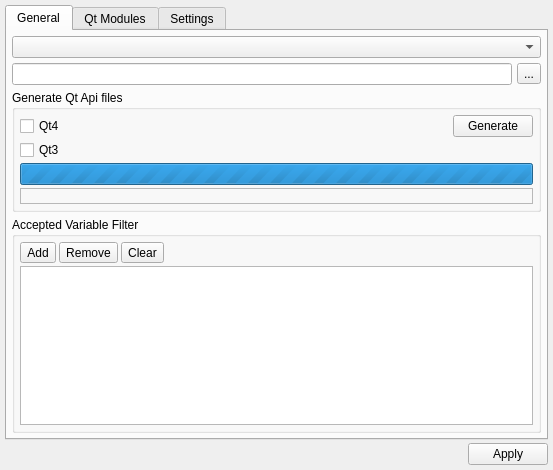
<ui version="4.0" >
 <class>UISettingsQMake</class>
 <widget class="QWidget" name="UISettingsQMake" >
  <property name="geometry" >
   <rect>
    <x>0</x>
    <y>0</y>
    <width>553</width>
    <height>470</height>
   </rect>
  </property>
  <property name="windowTitle" >
   <string>Settings...</string>
  </property>
  <layout class="QVBoxLayout" >
   <property name="margin" >
    <number>5</number>
   </property>
   <property name="spacing" >
    <number>3</number>
   </property>
   <item>
    <widget class="QTabWidget" name="twQMake" >
     <widget class="QWidget" name="wGeneral" >
      <attribute name="title" >
       <string>General</string>
      </attribute>
      <layout class="QGridLayout" >
       <property name="margin" >
        <number>5</number>
       </property>
       <property name="spacing" >
        <number>5</number>
       </property>
       <item row="3" column="0" colspan="2" >
        <widget class="QGroupBox" name="gbFilter" >
         <property name="title" >
          <string>Accepted Variable Filter</string>
         </property>
         <layout class="QGridLayout" >
          <property name="margin" >
           <number>5</number>
          </property>
          <property name="spacing" >
           <number>3</number>
          </property>
          <item row="0" column="0" >
           <widget class="QToolButton" name="tbAddFilter" >
            <property name="text" >
             <string>Add</string>
            </property>
            <property name="icon" >
             <iconset resource="../../../../../monkey/src/resources/resources.qrc" >:/Icons/Icons/editadd.png</iconset>
            </property>
           </widget>
          </item>
          <item row="1" column="0" colspan="4" >
           <widget class="QListWidget" name="lwFilters" >
            <property name="sizePolicy" >
             <sizepolicy>
              <hsizetype>13</hsizetype>
              <vsizetype>7</vsizetype>
              <horstretch>0</horstretch>
              <verstretch>0</verstretch>
             </sizepolicy>
            </property>
            <property name="editTriggers" >
             <set>QAbstractItemView::CurrentChanged|QAbstractItemView::NoEditTriggers|QAbstractItemView::SelectedClicked</set>
            </property>
           </widget>
          </item>
          <item row="0" column="1" >
           <widget class="QToolButton" name="tbRemoveFilter" >
            <property name="text" >
             <string>Remove</string>
            </property>
            <property name="icon" >
             <iconset resource="../../../../../monkey/src/resources/resources.qrc" >:/Icons/Icons/editremove.png</iconset>
            </property>
           </widget>
          </item>
          <item row="0" column="2" >
           <widget class="QToolButton" name="tbClearFilters" >
            <property name="text" >
             <string>Clear</string>
            </property>
            <property name="icon" >
             <iconset resource="../../../../../monkey/src/resources/resources.qrc" >:/Icons/Icons/editclear.png</iconset>
            </property>
           </widget>
          </item>
          <item row="0" column="3" >
           <spacer>
            <property name="orientation" >
             <enum>Qt::Horizontal</enum>
            </property>
            <property name="sizeHint" >
             <size>
              <width>40</width>
              <height>20</height>
             </size>
            </property>
           </spacer>
          </item>
         </layout>
        </widget>
       </item>
       <item row="0" column="0" colspan="2" >
        <widget class="QComboBox" name="cbKeywords" />
       </item>
       <item row="1" column="0" >
        <widget class="QLineEdit" name="lePath" >
         <property name="toolTip" >
          <string>Enter the path or file path of the current keywords</string>
         </property>
        </widget>
       </item>
       <item row="1" column="1" >
        <widget class="QToolButton" name="tbBrowse" >
         <property name="cursor" >
          <cursor>13</cursor>
         </property>
         <property name="toolTip" >
          <string>Locate path or file</string>
         </property>
         <property name="text" >
          <string>...</string>
         </property>
         <property name="icon" >
          <iconset resource="../../../../../monkey/src/resources/resources.qrc" >:/Icons/Icons/fileopen.png</iconset>
         </property>
        </widget>
       </item>
       <item row="2" column="0" colspan="2" >
        <widget class="QGroupBox" name="gbApi" >
         <property name="title" >
          <string>Generate Qt Api files</string>
         </property>
         <layout class="QGridLayout" >
          <property name="margin" >
           <number>5</number>
          </property>
          <property name="spacing" >
           <number>3</number>
          </property>
          <item row="0" column="0" >
           <widget class="QCheckBox" name="cbQt4" >
            <property name="sizePolicy" >
             <sizepolicy>
              <hsizetype>7</hsizetype>
              <vsizetype>0</vsizetype>
              <horstretch>0</horstretch>
              <verstretch>0</verstretch>
             </sizepolicy>
            </property>
            <property name="text" >
             <string>Qt4</string>
            </property>
           </widget>
          </item>
          <item row="2" column="0" colspan="2" >
           <widget class="QProgressBar" name="pbProgress" >
            <property name="maximum" >
             <number>0</number>
            </property>
            <property name="orientation" >
             <enum>Qt::Horizontal</enum>
            </property>
           </widget>
          </item>
          <item row="1" column="0" >
           <widget class="QCheckBox" name="cbQt3" >
            <property name="sizePolicy" >
             <sizepolicy>
              <hsizetype>7</hsizetype>
              <vsizetype>0</vsizetype>
              <horstretch>0</horstretch>
              <verstretch>0</verstretch>
             </sizepolicy>
            </property>
            <property name="text" >
             <string>Qt3</string>
            </property>
           </widget>
          </item>
          <item row="0" column="1" >
           <widget class="QPushButton" name="pbGenerate" >
            <property name="text" >
             <string>Generate</string>
            </property>
           </widget>
          </item>
          <item row="3" column="0" colspan="2" >
           <widget class="QLabel" name="lInformations" >
            <property name="frameShape" >
             <enum>QFrame::StyledPanel</enum>
            </property>
           </widget>
          </item>
         </layout>
        </widget>
       </item>
      </layout>
     </widget>
     <widget class="QWidget" name="wQtModules" >
      <attribute name="title" >
       <string>Qt Modules</string>
      </attribute>
      <layout class="QGridLayout" >
       <property name="margin" >
        <number>5</number>
       </property>
       <property name="spacing" >
        <number>5</number>
       </property>
       <item row="7" column="1" >
        <widget class="QTextEdit" name="teHelpQtModule" >
         <property name="tabChangesFocus" >
          <bool>true</bool>
         </property>
         <property name="acceptRichText" >
          <bool>false</bool>
         </property>
        </widget>
       </item>
       <item row="6" column="1" >
        <widget class="QLabel" name="lHelpQtModule" >
         <property name="text" >
          <string>&amp;Help :</string>
         </property>
         <property name="buddy" >
          <cstring>teHelpQtModule</cstring>
         </property>
        </widget>
       </item>
       <item row="5" column="1" >
        <widget class="QLineEdit" name="leVariableQtModule" />
       </item>
       <item row="3" column="1" >
        <widget class="QLineEdit" name="leValueQtModule" />
       </item>
       <item row="2" column="1" >
        <widget class="QLabel" name="lValueQtModule" >
         <property name="text" >
          <string>&amp;Value :</string>
         </property>
         <property name="buddy" >
          <cstring>leValueQtModule</cstring>
         </property>
        </widget>
       </item>
       <item row="4" column="1" >
        <widget class="QLabel" name="lVariableQtModule" >
         <property name="text" >
          <string>V&amp;ariable :</string>
         </property>
         <property name="buddy" >
          <cstring>leVariableQtModule</cstring>
         </property>
        </widget>
       </item>
       <item row="0" column="1" >
        <widget class="QLabel" name="lCaptionQtModule" >
         <property name="text" >
          <string>&amp;Caption :</string>
         </property>
         <property name="buddy" >
          <cstring>leCaptionQtModule</cstring>
         </property>
        </widget>
       </item>
       <item row="1" column="1" >
        <widget class="QLineEdit" name="leCaptionQtModule" />
       </item>
       <item rowspan="8" row="0" column="0" >
        <layout class="QGridLayout" >
         <property name="margin" >
          <number>0</number>
         </property>
         <property name="spacing" >
          <number>3</number>
         </property>
         <item row="0" column="2" >
          <widget class="QToolButton" name="tbClearQtModules" >
           <property name="text" >
            <string>Clear</string>
           </property>
           <property name="icon" >
            <iconset resource="../../../../../monkey/src/resources/resources.qrc" >:/Icons/Icons/editclear.png</iconset>
           </property>
          </widget>
         </item>
         <item row="0" column="3" >
          <spacer>
           <property name="orientation" >
            <enum>Qt::Horizontal</enum>
           </property>
           <property name="sizeHint" >
            <size>
             <width>40</width>
             <height>20</height>
            </size>
           </property>
          </spacer>
         </item>
         <item row="0" column="1" >
          <widget class="QToolButton" name="tbRemoveQtModule" >
           <property name="text" >
            <string>Remove</string>
           </property>
           <property name="icon" >
            <iconset resource="../../../../../monkey/src/resources/resources.qrc" >:/Icons/Icons/editremove.png</iconset>
           </property>
          </widget>
         </item>
         <item row="1" column="0" colspan="4" >
          <widget class="QListWidget" name="lwQtModules" >
           <property name="sizePolicy" >
            <sizepolicy>
             <hsizetype>13</hsizetype>
             <vsizetype>7</vsizetype>
             <horstretch>0</horstretch>
             <verstretch>0</verstretch>
            </sizepolicy>
           </property>
           <property name="editTriggers" >
            <set>QAbstractItemView::NoEditTriggers</set>
           </property>
          </widget>
         </item>
         <item row="0" column="0" >
          <widget class="QToolButton" name="tbAddQtModule" >
           <property name="text" >
            <string>Add</string>
           </property>
           <property name="icon" >
            <iconset resource="../../../../../monkey/src/resources/resources.qrc" >:/Icons/Icons/editadd.png</iconset>
           </property>
          </widget>
         </item>
        </layout>
       </item>
      </layout>
     </widget>
     <widget class="QWidget" name="wSettings" >
      <attribute name="title" >
       <string>Settings</string>
      </attribute>
      <layout class="QGridLayout" >
       <property name="margin" >
        <number>5</number>
       </property>
       <property name="spacing" >
        <number>5</number>
       </property>
       <item row="0" column="1" >
        <widget class="QLabel" name="lCaptionSetting" >
         <property name="text" >
          <string>&amp;Caption :</string>
         </property>
         <property name="buddy" >
          <cstring>leCaptionSetting</cstring>
         </property>
        </widget>
       </item>
       <item row="1" column="1" >
        <widget class="QLineEdit" name="leCaptionSetting" />
       </item>
       <item row="2" column="1" >
        <widget class="QLabel" name="lValueSetting" >
         <property name="text" >
          <string>&amp;Value :</string>
         </property>
         <property name="buddy" >
          <cstring>leValueSetting</cstring>
         </property>
        </widget>
       </item>
       <item row="3" column="1" >
        <widget class="QLineEdit" name="leValueSetting" />
       </item>
       <item row="4" column="1" >
        <widget class="QLabel" name="lVariableSetting" >
         <property name="text" >
          <string>V&amp;ariable :</string>
         </property>
         <property name="buddy" >
          <cstring>leVariableSetting</cstring>
         </property>
        </widget>
       </item>
       <item row="5" column="1" >
        <widget class="QLineEdit" name="leVariableSetting" />
       </item>
       <item row="6" column="1" >
        <widget class="QLabel" name="lHelpSetting" >
         <property name="text" >
          <string>&amp;Help :</string>
         </property>
         <property name="buddy" >
          <cstring>teHelpSetting</cstring>
         </property>
        </widget>
       </item>
       <item row="7" column="1" >
        <widget class="QTextEdit" name="teHelpSetting" >
         <property name="tabChangesFocus" >
          <bool>true</bool>
         </property>
         <property name="acceptRichText" >
          <bool>false</bool>
         </property>
        </widget>
       </item>
       <item rowspan="8" row="0" column="0" >
        <layout class="QGridLayout" >
         <property name="margin" >
          <number>0</number>
         </property>
         <property name="spacing" >
          <number>3</number>
         </property>
         <item row="0" column="2" >
          <widget class="QToolButton" name="tbClearSettings" >
           <property name="text" >
            <string>Clear</string>
           </property>
           <property name="icon" >
            <iconset resource="../../../../../monkey/src/resources/resources.qrc" >:/Icons/Icons/editclear.png</iconset>
           </property>
          </widget>
         </item>
         <item row="0" column="3" >
          <spacer>
           <property name="orientation" >
            <enum>Qt::Horizontal</enum>
           </property>
           <property name="sizeHint" >
            <size>
             <width>20</width>
             <height>20</height>
            </size>
           </property>
          </spacer>
         </item>
         <item row="0" column="1" >
          <widget class="QToolButton" name="tbRemoveSetting" >
           <property name="text" >
            <string>Remove</string>
           </property>
           <property name="icon" >
            <iconset resource="../../../../../monkey/src/resources/resources.qrc" >:/Icons/Icons/editremove.png</iconset>
           </property>
          </widget>
         </item>
         <item row="1" column="0" colspan="4" >
          <widget class="QListWidget" name="lwSettings" >
           <property name="editTriggers" >
            <set>QAbstractItemView::NoEditTriggers</set>
           </property>
          </widget>
         </item>
         <item row="0" column="0" >
          <widget class="QToolButton" name="tbAddSetting" >
           <property name="text" >
            <string>Add</string>
           </property>
           <property name="icon" >
            <iconset resource="../../../../../monkey/src/resources/resources.qrc" >:/Icons/Icons/editadd.png</iconset>
           </property>
          </widget>
         </item>
        </layout>
       </item>
      </layout>
     </widget>
    </widget>
   </item>
   <item>
    <layout class="QHBoxLayout" >
     <property name="margin" >
      <number>0</number>
     </property>
     <property name="spacing" >
      <number>0</number>
     </property>
     <item>
      <spacer>
       <property name="orientation" >
        <enum>Qt::Horizontal</enum>
       </property>
       <property name="sizeHint" >
        <size>
         <width>301</width>
         <height>20</height>
        </size>
       </property>
      </spacer>
     </item>
     <item>
      <widget class="QDialogButtonBox" name="bbDialog" >
       <property name="sizePolicy" >
        <sizepolicy>
         <hsizetype>4</hsizetype>
         <vsizetype>0</vsizetype>
         <horstretch>0</horstretch>
         <verstretch>0</verstretch>
        </sizepolicy>
       </property>
       <property name="cursor" >
        <cursor>13</cursor>
       </property>
       <property name="orientation" >
        <enum>Qt::Horizontal</enum>
       </property>
       <property name="standardButtons" >
        <set>QDialogButtonBox::Apply</set>
       </property>
      </widget>
     </item>
    </layout>
   </item>
  </layout>
 </widget>
 <tabstops>
  <tabstop>twQMake</tabstop>
  <tabstop>cbKeywords</tabstop>
  <tabstop>lePath</tabstop>
  <tabstop>tbBrowse</tabstop>
  <tabstop>cbQt4</tabstop>
  <tabstop>cbQt3</tabstop>
  <tabstop>pbGenerate</tabstop>
  <tabstop>tbAddQtModule</tabstop>
  <tabstop>tbRemoveQtModule</tabstop>
  <tabstop>tbClearQtModules</tabstop>
  <tabstop>lwQtModules</tabstop>
  <tabstop>leCaptionQtModule</tabstop>
  <tabstop>leValueQtModule</tabstop>
  <tabstop>leVariableQtModule</tabstop>
  <tabstop>teHelpQtModule</tabstop>
  <tabstop>tbAddSetting</tabstop>
  <tabstop>tbRemoveSetting</tabstop>
  <tabstop>tbClearSettings</tabstop>
  <tabstop>lwSettings</tabstop>
  <tabstop>leCaptionSetting</tabstop>
  <tabstop>leValueSetting</tabstop>
  <tabstop>leVariableSetting</tabstop>
  <tabstop>teHelpSetting</tabstop>
  <tabstop>bbDialog</tabstop>
 </tabstops>
 <resources>
  <include location="../../../../../monkey/src/resources/resources.qrc" />
 </resources>
 <connections/>
</ui>
